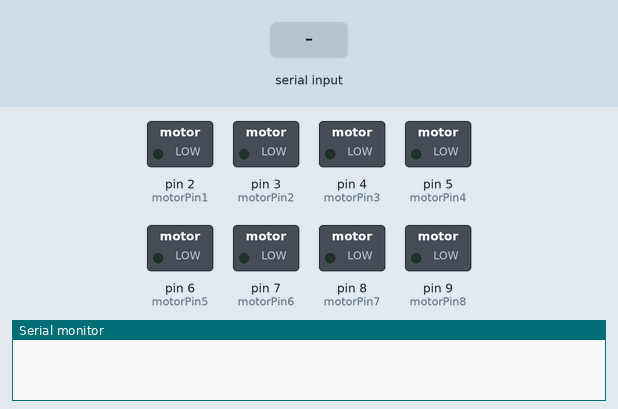
This sketch was run on a simulated Arduino Uno, built with avr-gcc and run on an emulated ATmega328P. Shown: switched loads named in the sketch (green lamp = pin HIGH), the last lines printed to the serial monitor. The inputs (shaded band) are chosen by the test bench.

Above: at 1.2 s.
1.3 s: "4\n" received over Serial
At 2.1 s:
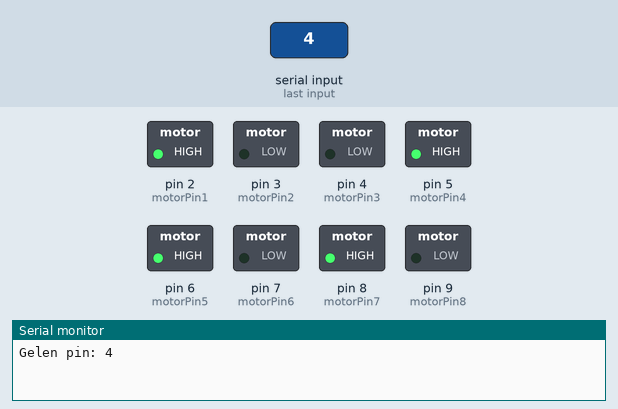
4.0 s: "5\n" received over Serial
At 4.9 s:
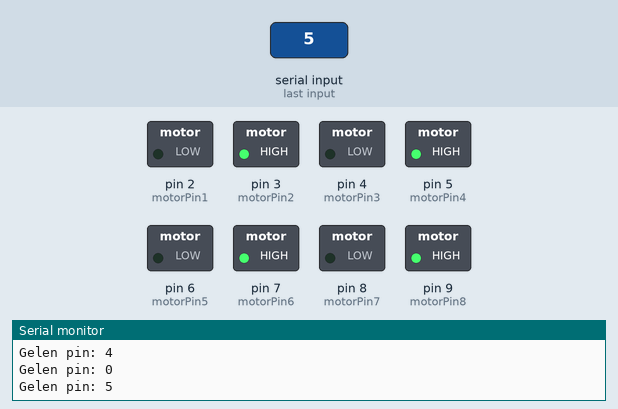
6.7 s: "7\n" received over Serial
At 7.4 s:
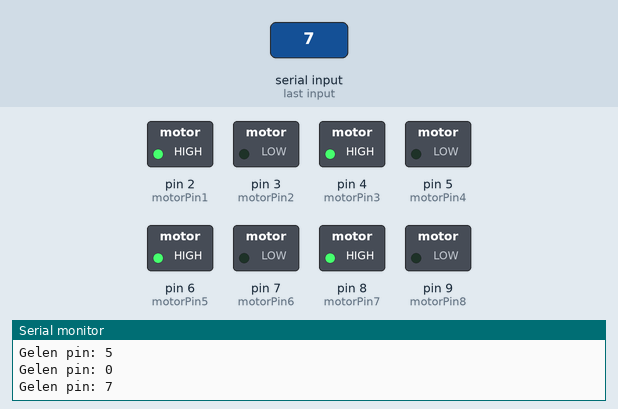
9.4 s: "8\n" received over Serial
At 10.3 s:
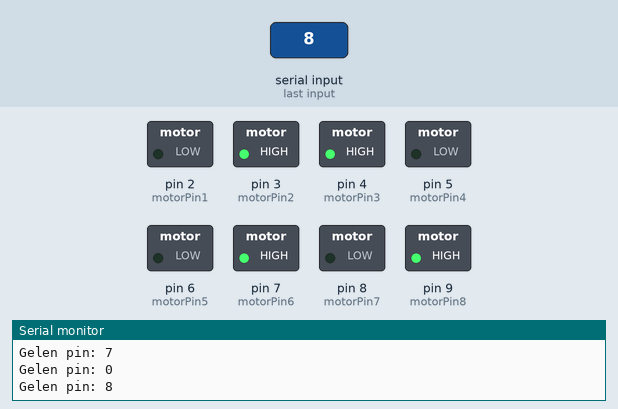
Timing chart, 0 to 12.4 s (numbered marks = the images above; inputs shaded):
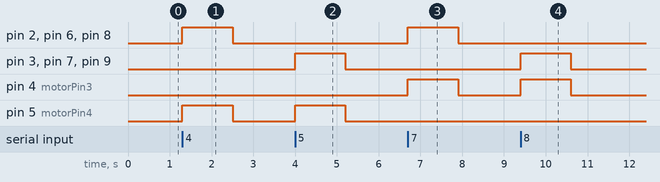

Measured:
- after the input at 1.3 s, pin 2 (motorPin1), pin 5 (motorPin4), pin 6 (motorPin5), pin 8 (motorPin7): LOW → HIGH at once, → LOW 1.2 s later
- after the input at 4.0 s, pin 3 (motorPin2), pin 5 (motorPin4), pin 7 (motorPin6), pin 9 (motorPin8): LOW → HIGH at once, → LOW 1.2 s later
- after the input at 6.7 s, pin 2 (motorPin1), pin 4 (motorPin3), pin 6 (motorPin5), pin 8 (motorPin7): LOW → HIGH at once, → LOW 1.2 s later
- after the input at 9.4 s, pin 3 (motorPin2), pin 4 (motorPin3), pin 7 (motorPin6), pin 9 (motorPin8): LOW → HIGH at once, → LOW 1.2 s later

The sketch:

sketch_apr12a1212.ino
```cpp
// Motor Pin Tanımlamaları
int motorPin1 = 2;  // Motor 1, IN1 pin
int motorPin2 = 3;  // Motor 1, IN2 pin
int motorPin3 = 4;  // Motor 2, IN3 pin
int motorPin4 = 5;  // Motor 2, IN4 pin
int motorPin5 = 6;  // Motor 3, IN5 pin
int motorPin6 = 7;  // Motor 3, IN6 pin
int motorPin7 = 8;  // Motor 4, IN7 pin
int motorPin8 = 9;  // Motor 4, IN8 pin

void setup() {
  Serial.begin(9600);  // Seri haberleşme başlat

  // Motor Pinlerini Çıkış Olarak Ayarlıyoruz
  pinMode(motorPin1, OUTPUT);
  pinMode(motorPin2, OUTPUT);
  pinMode(motorPin3, OUTPUT);
  pinMode(motorPin4, OUTPUT);
  pinMode(motorPin5, OUTPUT);
  pinMode(motorPin6, OUTPUT);
  pinMode(motorPin7, OUTPUT);
  pinMode(motorPin8, OUTPUT);
}

void loop() {
  if (Serial.available() > 0) {
    int pin = Serial.parseInt();  // Python'dan gelen pin numarasını al
    Serial.print("Gelen pin: ");
    Serial.println(pin);  // Seri monitöre gelen pin numarasını yazdır

    if (pin == 4) {
      // Geri git (tüm motorlar aynı anda hareket edecek)
      moveBackward();
    }
    else if (pin == 5) {
      // Sağ dön (tüm motorlar aynı anda hareket edecek)
      turnRight();
    }
    else if (pin == 6) {
      // Duruş (tüm motorlar aynı anda duracak)
      stopMotors();
    }
    else if (pin == 7) {
      // Sol dön (tüm motorlar aynı anda hareket edecek)
      turnLeft();
    }
    else if (pin == 8) {
      // İleri git (tüm motorlar aynı anda hareket edecek)
      moveForward();
    }
  }
}

// Motorları sağa hareket ettirme
void turnRight() {
  digitalWrite(motorPin1, LOW);
  digitalWrite(motorPin2, HIGH);
  digitalWrite(motorPin3, LOW);
  digitalWrite(motorPin4, HIGH);
  digitalWrite(motorPin5, LOW);
  digitalWrite(motorPin6, HIGH);
  digitalWrite(motorPin7, LOW);
  digitalWrite(motorPin8, HIGH);
  delay(1200);  // 2 saniye boyunca hareket et
  stopMotors();  // Dur
}

// Motorları sola hareket ettirme
void turnLeft() {
  digitalWrite(motorPin1, HIGH);
  digitalWrite(motorPin2, LOW);
  digitalWrite(motorPin3, HIGH);
  digitalWrite(motorPin4, LOW);
  digitalWrite(motorPin5, HIGH);
  digitalWrite(motorPin6, LOW);
  digitalWrite(motorPin7, HIGH);
  digitalWrite(motorPin8, LOW);
  delay(1200);  // 2 saniye boyunca hareket et
  stopMotors();  // Dur
}

// Motorları ileri hareket ettirme
void moveForward() {
  digitalWrite(motorPin1, LOW);
  digitalWrite(motorPin2, HIGH);
  digitalWrite(motorPin3, HIGH);
  digitalWrite(motorPin4, LOW);
  digitalWrite(motorPin5, LOW);
  digitalWrite(motorPin6, HIGH);
  digitalWrite(motorPin7, LOW);
  digitalWrite(motorPin8, HIGH);
  delay(1200);  // 2 saniye boyunca hareket et
  stopMotors();  // Dur
}

// Motorları geri hareket ettirme
void moveBackward() {
  digitalWrite(motorPin1, HIGH);
  digitalWrite(motorPin2, LOW);
  digitalWrite(motorPin3, LOW);
  digitalWrite(motorPin4, HIGH);
  digitalWrite(motorPin5, HIGH);
  digitalWrite(motorPin6, LOW);
  digitalWrite(motorPin7, HIGH);
  digitalWrite(motorPin8, LOW);
  delay(1200);  // 2 saniye boyunca hareket et
  stopMotors();  // Dur
}

// Motorları durdurma
void stopMotors() {
  digitalWrite(motorPin1, LOW);
  digitalWrite(motorPin2, LOW);
  digitalWrite(motorPin3, LOW);
  digitalWrite(motorPin4, LOW);
  digitalWrite(motorPin5, LOW);
  digitalWrite(motorPin6, LOW);
  digitalWrite(motorPin7, LOW);
  digitalWrite(motorPin8, LOW);
}
```
